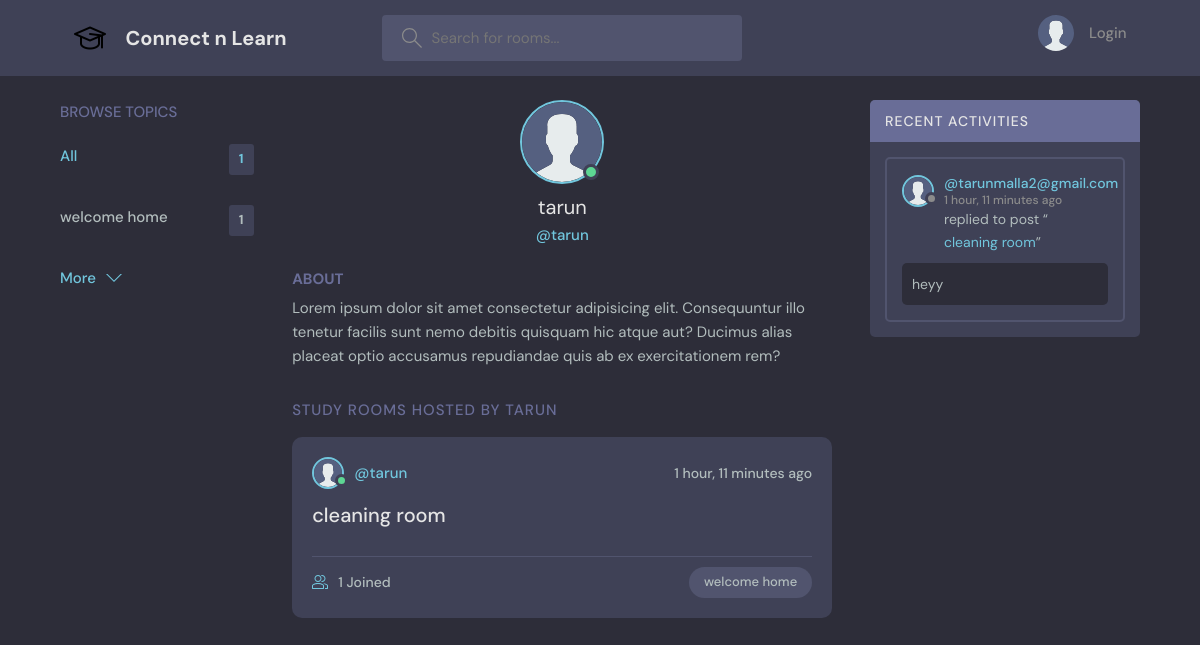
Page /profile/1/ on the committed database.
### core/models.py (models this page shows, shortened)
class Topic(models.Model):
    name=models.CharField(max_length=200)

class User(AbstractUser):
    name=models.CharField(max_length=50,null=True)
    email=models.EmailField(unique=True,null=True)
    bio=models.TextField(max_length=200,null=True)
    avatar=models.ImageField(null=True,default="avatar.svg")
    USERNAME_FIELD='email'
    REQUIRED_FIELDS=[]

class Room(models.Model):
    host=models.ForeignKey(User,on_delete=models.SET_NULL,null=True)
    topic=models.ForeignKey(Topic,on_delete=models.SET_NULL,null=True)
    name=models.CharField(max_length=200)
    description=models.TextField(null=True,blank=True)
    participants=models.ManyToManyField(User,related_name='participants',blank=True)
    updated=models.DateTimeField(auto_now=True)
    created=models.DateTimeField(auto_now_add=True)
    class Meta:
        ordering=['-updated','-created']
    def __str__(self):
        return self.name

class Message(models.Model):
    user=models.ForeignKey(User,on_delete=models.CASCADE)
    room=models.ForeignKey(Room,on_delete=models.CASCADE)
    body=models.TextField()
    updated=models.DateTimeField(auto_now=True)
    created=models.DateTimeField(auto_now_add=True)
    class Meta:
        ordering=['-updated','-created']

### core/views.py (the view)
# urls.py: path("profile/<str:pk>/",views.userProfile,name="user-profile"),
def userProfile(request,pk):
    user=User.objects.get(id=pk)
    rooms=user.room_set.all()
    room_message=user.message_set.all()
    topics=Topic.objects.all()
    context={'user':user,'rooms':rooms,'room_message':room_message,'topics':topics}
    return render(request,'core/profile.html',context)

### core/templates/core/profile.html (shortened to what this page needs)
{% extends 'main.html' %}
{% block content %}
  <main class="profile-page layout layout--3">
    <div class="container">
     {% include "core/topics_component.html" %}
      <div class="roomList">
        <div class="profile">
          <div class="profile__avatar">
            <div class="avatar avatar--large active">
              <img src="{{user.avatar.url}}" />
            </div>
          </div>
          <div class="profile__info">
            <h3>{{user.username}}</h3>
            <p>@{{user.username}}</p>
          </div>
          <div class="profile__about">
            <h3>About</h3>
            <p>
              Lorem ipsum dolor sit amet consectetur adipisicing elit. Consequuntur illo tenetur
              facilis sunt nemo debitis quisquam hic atque aut? Ducimus alias placeat optio
              accusamus repudiandae quis ab ex exercitationem rem?
            </p>
          </div>
        </div>
        <div class="roomList__header">
          <div>
            <h2>Study Rooms Hosted by {{user.username}}</a>
            </h2>
          </div>
        </div>
        {% include "core/feed_component.html" %}
      </div>
      {% include "core/activity_component.html" %}
    </div>
  </main>
{% endblock content %}

### core/templates/core/topics_component.html
<div class="topics">
    <div class="topics__header">
      <h2>Browse Topics</h2>
    </div>
    <ul class="topics__list">
      <li>
        <a href="{% url 'home' %}" class="active">All <span>{{topics.count}}</span></a>
      </li>
      {% for topic in topics %}
      <li>
        <a href="{% url 'home' %}?q={{topic.name}}">{{topic.name}} <span>{{topic.room_set.all.count}}</span></a>
      </li>
      {% endfor %}
    </ul>
    <a class="btn btn--link" href="{% url 'topic-page' %}">
      More
      <svg version="1.1" xmlns="http://www.w3.org/2000/svg" width="32" height="32" viewBox="0 0 32 32">
        <title>chevron-down</title>
        <path d="M16 21l-13-13h-3l16 16 16-16h-3l-13 13z"></path>
      </svg>
    </a>
  </div>

### core/templates/core/feed_component.html (shortened to what this page needs)
{%for room in rooms%}
<div class="roomListRoom">
    <div class="roomListRoom__header">
      <a href="{% url 'user-profile' room.host.id %}" class="roomListRoom__author">
        <div class="avatar avatar--small active">
          <img src="{{room.host.avatar.url}}" />
        </div>
        <span>@{{room.host.username}}</span>
      </a>
      <div class="roomListRoom__actions">
        <span>{{room.created|timesince}}  ago</span>
      </div>
    </div>
    <div class="roomListRoom__content">
      <a href="{% url 'room' room.id%}">{{room.name}}</a>
    </div>
    <div class="roomListRoom__meta">
      <a  href="{% url 'room' room.id%}" class="roomListRoom__joined">
        {{room.participants.all.count}} Joined
      </a>
      <p class="roomListRoom__topic">{{room.topic.name}}</p>
    </div>
  </div>
  {%endfor%}

### core/templates/core/activity_component.html (shortened to what this page needs)
<div class="activities">
    <div class="activities__header">
      <h2>Recent Activities</h2>
    </div>
{% for message in room_message %}
    <div class="activities__box">
      <div class="activities__boxHeader roomListRoom__header">
        <a href="{% url 'user-profile' message.user.id %}" class="roomListRoom__author">
          <div class="avatar avatar--small">
            <img src="{{message.user.avatar.url}}" />
          </div>
          <p>
            @{{message.user}}
            <span>{{message.created|timesince}} ago</span>
          </p>
        </a>
      </div>
      <div class="activities__boxContent">
        <p>replied to post “<a href="{% url 'room' message.room.id %}">{{message.room}}</a>”</p>
        <div class="activities__boxRoomContent">
            {{message.body}}
        </div>
      </div>
    </div>
    {% endfor %}
  </div>

### rows in the picture
Topic: name "welcome home", room_set.all.count "1"
User: avatar (placeholder picture), username "tarun", username "TARUN"
Room: host.avatar (placeholder picture), host.username "tarun", created "1 hour, 11 minutes", name "cleaning room", participants.all.count "1", topic.name "welcome home"
Message: user.avatar (placeholder picture), user "tarunmalla2@gmail.com", created "1 hour, 11 minutes", room "cleaning room", body "heyy"

### other values in the picture
{{ topics.count }} "1"
